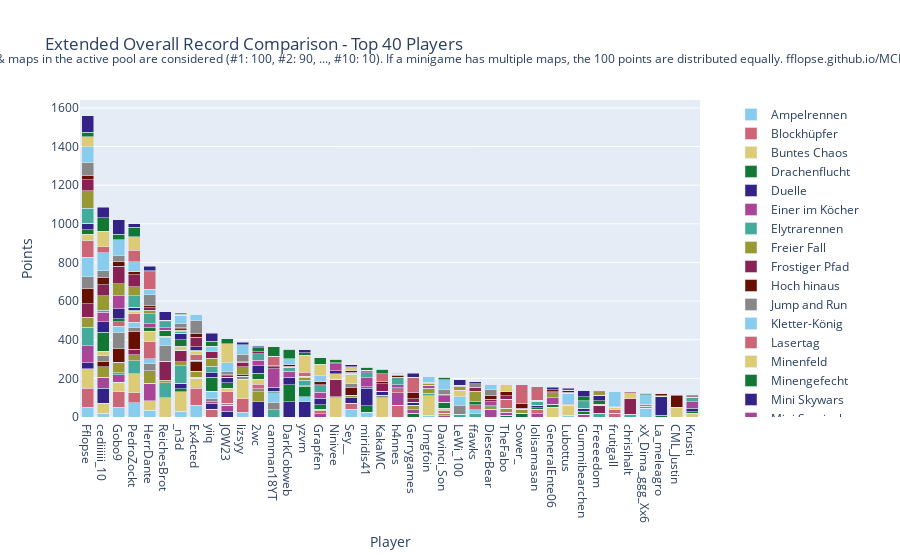

Here is the notebook cell this chart was saved with:
### Code cell
import plotly.graph_objects as go

# Sum all columns to get the total score
outDf['Total'] = outDf.sum(axis=1)

# Sort by total score and fill N/A values with 0
outDf = outDf.sort_values(by='Total', ascending=False).fillna(0)

# Crop to top 10 players
cropDf = outDf.head(40).copy()

# Drop the 'Total' column for plotting
cropDf = cropDf.drop(columns=['Total'])

# Create a color palette
color_palette = px.colors.qualitative.Safe

# Create the stacked bar plot
fig = go.Figure()

for column in cropDf.columns.difference(['Player']):
    fig.add_trace(go.Bar(
        x=cropDf.index,
        y=cropDf[column],
        name=column,
        marker_color=color_palette[len(fig.data) % len(color_palette)]
    ))

# Update layout
fig.update_layout(
    barmode='stack',
    title='Extended Overall Record Comparison - Top 40 Players',
    xaxis=dict(title='Player'),
    yaxis=dict(title='Points'),
    #height=800,
    #width=1000,
    legend=dict(
        x=1.05,
        y=0.5,
        traceorder='normal',
        font=dict(size=12),
        bgcolor='rgba(255, 255, 255, 0)',
        bordercolor='rgba(0, 0, 0, 0)'
    ),
    margin=dict(r=200),  # Adjust right margin to make room for the legend
    annotations=[
        dict(
            x=0.5,
            y=1.1635,
            xref='paper',
            yref='paper',
            text='Max 100 points per minigame. Records #1 through #10 of games & maps in the active pool are considered (#1: 100, #2: 90, ..., #10: 10). If a minigame has multiple maps, the 100 points are distributed equally. fflopse.github.io/MCP-Records/data-analysis/global-ranking.ipynb',
            showarrow=False,
            font=dict(size=12),
            xanchor='center'
        )
    ]
)

fig.show()

# save the plot as an html file

fig.write_html('out/ext_overall_record_comparison.html')

### Figure 1 — Plotly figure (JSON) as saved in the notebook; plotly's stock layout.template omitted (floating-point values rounded to 4 significant figures)
{"data": [{"marker": {"color": "rgb(136, 204, 238)"}, "name": "Ampelrennen", "type": "bar", "x": ["Fflopse", "cediiiiii_10", "Gobo9", "PedroZockt", "HerrDante", "ReichesBrot", "_n3d", "Ex4cted", "yiiq", "JOW23", "lizsyy", "2wc", "camman18YT", "DarkCobweb", "yzvm", "Grapfen", "Ninivee", "Sey__", "miridis41", "KakaMC", "h4nnes", "Gerrygames", "Umgfoin", "Davinci_Son", "LeWi_100", "ffawks", "DieserBear", "TheFabo", "Sower_", "lolisamasan", "GeneralEnte06", "Lubottus", "Gummibearchen", "Freeeedom", "frutigall", "chrisihalt", "xX_Dima_ggg_Xx6", "La_meleagro", "CML_Justin", "Krusti"], "y": [50, 20, 50, 75, 35, 0, 30, 60, 0, 0, 25, 0, 0, 0, 0, 0, 0, 40, 25, 0, 0, 0, 10, 0, 0, 0, 0, 0, 0, 0, 0, 10, 0, 0, 0, 0, 0, 0, 0, 0]}, {"marker": {"color": "rgb(204, 102, 119)"}, "name": "Blockhüpfer", "type": "bar", "x": ["Fflopse", "cediiiiii_10", "Gobo9", "PedroZockt", "HerrDante", "ReichesBrot", "_n3d", "Ex4cted", "yiiq", "JOW23", "lizsyy", "2wc", "camman18YT", "DarkCobweb", "yzvm", "Grapfen", "Ninivee", "Sey__", "miridis41", "KakaMC", "h4nnes", "Gerrygames", "Umgfoin", "Davinci_Son", "LeWi_100", "ffawks", "DieserBear", "TheFabo", "Sower_", "lolisamasan", "GeneralEnte06", "Lubottus", "Gummibearchen", "Freeeedom", "frutigall", "chrisihalt", "xX_Dima_ggg_Xx6", "La_meleagro", "CML_Justin", "Krusti"], "y": [100, 0, 80, 50, 0, 0, 0, 90, 40, 0, 70, 0, 0, 0, 0, 0, 0, 30, 0, 0, 60, 0, 0, 0, 0, 0, 0, 0, 0, 0, 0, 0, 0, 0, 20, 0, 0, 0, 0, 0]}, {"marker": {"color": "rgb(221, 204, 119)"}, "name": "Buntes Chaos", "type": "bar", "x": ["Fflopse", "cediiiiii_10", "Gobo9", "PedroZockt", "HerrDante", "ReichesBrot", "_n3d", "Ex4cted", "yiiq", "JOW23", "lizsyy", "2wc", "camman18YT", "DarkCobweb", "yzvm", "Grapfen", "Ninivee", "Sey__", "miridis41", "KakaMC", "h4nnes", "Gerrygames", "Umgfoin", "Davinci_Son", "LeWi_100", "ffawks", "DieserBear", "TheFabo", "Sower_", "lolisamasan", "GeneralEnte06", "Lubottus", "Gummibearchen", "Freeeedom", "frutigall", "chrisihalt", "xX_Dima_ggg_Xx6", "La_meleagro", "CML_Justin", "Krusti"], "y": [100, 50, 50, 100, 50, 100, 100, 50, 0, 0, 100, 0, 0, 0, 0, 0, 100, 0, 0, 100, 0, 0, 100, 0, 0, 0, 0, 0, 0, 0, 50, 50, 0, 0, 0, 0, 0, 0, 50, 0]}, {"marker": {"color": "rgb(17, 119, 51)"}, "name": "Drachenflucht", "type": "bar", "x": ["Fflopse", "cediiiiii_10", "Gobo9", "PedroZockt", "HerrDante", "ReichesBrot", "_n3d", "Ex4cted", "yiiq", "JOW23", "lizsyy", "2wc", "camman18YT", "DarkCobweb", "yzvm", "Grapfen", "Ninivee", "Sey__", "miridis41", "KakaMC", "h4nnes", "Gerrygames", "Umgfoin", "Davinci_Son", "LeWi_100", "ffawks", "DieserBear", "TheFabo", "Sower_", "lolisamasan", "GeneralEnte06", "Lubottus", "Gummibearchen", "Freeeedom", "frutigall", "chrisihalt", "xX_Dima_ggg_Xx6", "La_meleagro", "CML_Justin", "Krusti"], "y": [0, 0, 0, 0, 0, 0, 16, 0, 0, 0, 0, 0, 0, 0, 0, 0, 0, 0, 34, 0, 0, 20, 0, 0, 0, 0, 0, 8, 20, 0, 0, 0, 0, 0, 0, 0, 0, 8, 0, 0]}, {"marker": {"color": "rgb(51, 34, 136)"}, "name": "Duelle", "type": "bar", "x": ["Fflopse", "cediiiiii_10", "Gobo9", "PedroZockt", "HerrDante", "ReichesBrot", "_n3d", "Ex4cted", "yiiq", "JOW23", "lizsyy", "2wc", "camman18YT", "DarkCobweb", "yzvm", "Grapfen", "Ninivee", "Sey__", "miridis41", "KakaMC", "h4nnes", "Gerrygames", "Umgfoin", "Davinci_Son", "LeWi_100", "ffawks", "DieserBear", "TheFabo", "Sower_", "lolisamasan", "GeneralEnte06", "Lubottus", "Gummibearchen", "Freeeedom", "frutigall", "chrisihalt", "xX_Dima_ggg_Xx6", "La_meleagro", "CML_Justin", "Krusti"], "y": [30, 80, 0, 0, 0, 0, 30, 0, 30, 30, 0, 80, 0, 80, 80, 0, 0, 30, 90, 0, 0, 0, 0, 0, 0, 0, 0, 0, 0, 0, 0, 0, 0, 0, 0, 0, 0, 100, 0, 0]}, {"marker": {"color": "rgb(170, 68, 153)"}, "name": "Einer im Köcher", "type": "bar", "x": ["Fflopse", "cediiiiii_10", "Gobo9", "PedroZockt", "HerrDante", "ReichesBrot", "_n3d", "Ex4cted", "yiiq", "JOW23", "lizsyy", "2wc", "camman18YT", "DarkCobweb", "yzvm", "Grapfen", "Ninivee", "Sey__", "miridis41", "KakaMC", "h4nnes", "Gerrygames", "Umgfoin", "Davinci_Son", "LeWi_100", "ffawks", "DieserBear", "TheFabo", "Sower_", "lolisamasan", "GeneralEnte06", "Lubottus", "Gummibearchen", "Freeeedom", "frutigall", "chrisihalt", "xX_Dima_ggg_Xx6", "La_meleagro", "CML_Justin", "Krusti"], "y": [90, 56.67, 40, 0, 90, 0, 0, 6.667, 10, 30, 0, 0, 0, 0, 0, 16.67, 0, 0, 6.667, 0, 66.67, 16.67, 0, 6.667, 0, 0, 40, 16.67, 0, 16.67, 0, 0, 13.33, 0, 0, 0, 0, 0, 0, 0]}, {"marker": {"color": "rgb(68, 170, 153)"}, "name": "Elytrarennen", "type": "bar", "x": ["Fflopse", "cediiiiii_10", "Gobo9", "PedroZockt", "HerrDante", "ReichesBrot", "_n3d", "Ex4cted", "yiiq", "JOW23", "lizsyy", "2wc", "camman18YT", "DarkCobweb", "yzvm", "Grapfen", "Ninivee", "Sey__", "miridis41", "KakaMC", "h4nnes", "Gerrygames", "Umgfoin", "Davinci_Son", "LeWi_100", "ffawks", "DieserBear", "TheFabo", "Sower_", "lolisamasan", "GeneralEnte06", "Lubottus", "Gummibearchen", "Freeeedom", "frutigall", "chrisihalt", "xX_Dima_ggg_Xx6", "La_meleagro", "CML_Justin", "Krusti"], "y": [93.33, 0, 10, 66.67, 0, 76.67, 90, 0, 0, 0, 0, 0, 36.67, 0, 0, 0, 0, 0, 0, 0, 0, 0, 13.33, 0, 13.33, 16.67, 0, 0, 0, 0, 0, 0, 0, 20, 0, 13.33, 0, 0, 0, 0]}, {"marker": {"color": "rgb(153, 153, 51)"}, "name": "Freier Fall", "type": "bar", "x": ["Fflopse", "cediiiiii_10", "Gobo9", "PedroZockt", "HerrDante", "ReichesBrot", "_n3d", "Ex4cted", "yiiq", "JOW23", "lizsyy", "2wc", "camman18YT", "DarkCobweb", "yzvm", "Grapfen", "Ninivee", "Sey__", "miridis41", "KakaMC", "h4nnes", "Gerrygames", "Umgfoin", "Davinci_Son", "LeWi_100", "ffawks", "DieserBear", "TheFabo", "Sower_", "lolisamasan", "GeneralEnte06", "Lubottus", "Gummibearchen", "Freeeedom", "frutigall", "chrisihalt", "xX_Dima_ggg_Xx6", "La_meleagro", "CML_Justin", "Krusti"], "y": [52.5, 52.5, 52.5, 30, 65, 12.5, 20, 30, 0, 0, 0, 50, 0, 0, 0, 0, 5, 12.5, 0, 0, 0, 25, 22.5, 12.5, 0, 0, 12.5, 20, 20, 0, 0, 0, 0, 0, 0, 0, 0, 0, 0, 0]}, {"marker": {"color": "rgb(136, 34, 85)"}, "name": "Frostiger Pfad", "type": "bar", "x": ["Fflopse", "cediiiiii_10", "Gobo9", "PedroZockt", "HerrDante", "ReichesBrot", "_n3d", "Ex4cted", "yiiq", "JOW23", "lizsyy", "2wc", "camman18YT", "DarkCobweb", "yzvm", "Grapfen", "Ninivee", "Sey__", "miridis41", "KakaMC", "h4nnes", "Gerrygames", "Umgfoin", "Davinci_Son", "LeWi_100", "ffawks", "DieserBear", "TheFabo", "Sower_", "lolisamasan", "GeneralEnte06", "Lubottus", "Gummibearchen", "Freeeedom", "frutigall", "chrisihalt", "xX_Dima_ggg_Xx6", "La_meleagro", "CML_Justin", "Krusti"], "y": [70, 0, 0, 30, 0, 100, 60, 0, 0, 0, 0, 0, 0, 0, 0, 0, 90, 0, 0, 0, 0, 0, 0, 0, 0, 0, 0, 0, 0, 0, 0, 0, 0, 40, 0, 80, 0, 0, 0, 0]}, {"marker": {"color": "rgb(102, 17, 0)"}, "name": "Hoch hinaus", "type": "bar", "x": ["Fflopse", "cediiiiii_10", "Gobo9", "PedroZockt", "HerrDante", "ReichesBrot", "_n3d", "Ex4cted", "yiiq", "JOW23", "lizsyy", "2wc", "camman18YT", "DarkCobweb", "yzvm", "Grapfen", "Ninivee", "Sey__", "miridis41", "KakaMC", "h4nnes", "Gerrygames", "Umgfoin", "Davinci_Son", "LeWi_100", "ffawks", "DieserBear", "TheFabo", "Sower_", "lolisamasan", "GeneralEnte06", "Lubottus", "Gummibearchen", "Freeeedom", "frutigall", "chrisihalt", "xX_Dima_ggg_Xx6", "La_meleagro", "CML_Justin", "Krusti"], "y": [80, 30, 70, 90, 0, 0, 0, 50, 0, 0, 0, 0, 0, 0, 0, 0, 0, 40, 0, 0, 0, 0, 0, 0, 0, 0, 0, 0, 0, 0, 0, 0, 0, 0, 0, 0, 0, 0, 60, 0]}, {"marker": {"color": "rgb(136, 136, 136)"}, "name": "Jump and Run", "type": "bar", "x": ["Fflopse", "cediiiiii_10", "Gobo9", "PedroZockt", "HerrDante", "ReichesBrot", "_n3d", "Ex4cted", "yiiq", "JOW23", "lizsyy", "2wc", "camman18YT", "DarkCobweb", "yzvm", "Grapfen", "Ninivee", "Sey__", "miridis41", "KakaMC", "h4nnes", "Gerrygames", "Umgfoin", "Davinci_Son", "LeWi_100", "ffawks", "DieserBear", "TheFabo", "Sower_", "lolisamasan", "GeneralEnte06", "Lubottus", "Gummibearchen", "Freeeedom", "frutigall", "chrisihalt", "xX_Dima_ggg_Xx6", "La_meleagro", "CML_Justin", "Krusti"], "y": [60, 26.67, 86.67, 23.33, 36.67, 80, 0, 6.667, 13.33, 10, 16.67, 16.67, 40, 0, 0, 0, 0, 20, 0, 13.33, 0, 0, 0, 0, 46.67, 0, 0, 0, 0, 0, 0, 6.667, 0, 0, 0, 0, 0, 0, 0, 0]}, {"marker": {"color": "rgb(136, 204, 238)"}, "name": "Kletter-König", "type": "bar", "x": ["Fflopse", "cediiiiii_10", "Gobo9", "PedroZockt", "HerrDante", "ReichesBrot", "_n3d", "Ex4cted", "yiiq", "JOW23", "lizsyy", "2wc", "camman18YT", "DarkCobweb", "yzvm", "Grapfen", "Ninivee", "Sey__", "miridis41", "KakaMC", "h4nnes", "Gerrygames", "Umgfoin", "Davinci_Son", "LeWi_100", "ffawks", "DieserBear", "TheFabo", "Sower_", "lolisamasan", "GeneralEnte06", "Lubottus", "Gummibearchen", "Freeeedom", "frutigall", "chrisihalt", "xX_Dima_ggg_Xx6", "La_meleagro", "CML_Justin", "Krusti"], "y": [100, 0, 30, 25, 25, 40, 0, 0, 40, 0, 0, 0, 50, 0, 25, 0, 0, 0, 0, 0, 0, 0, 0, 0, 45, 20, 0, 0, 0, 0, 0, 55, 0, 0, 0, 0, 45, 0, 0, 0]}, {"marker": {"color": "rgb(204, 102, 119)"}, "name": "Lasertag", "type": "bar", "x": ["Fflopse", "cediiiiii_10", "Gobo9", "PedroZockt", "HerrDante", "ReichesBrot", "_n3d", "Ex4cted", "yiiq", "JOW23", "lizsyy", "2wc", "camman18YT", "DarkCobweb", "yzvm", "Grapfen", "Ninivee", "Sey__", "miridis41", "KakaMC", "h4nnes", "Gerrygames", "Umgfoin", "Davinci_Son", "LeWi_100", "ffawks", "DieserBear", "TheFabo", "Sower_", "lolisamasan", "GeneralEnte06", "Lubottus", "Gummibearchen", "Freeeedom", "frutigall", "chrisihalt", "xX_Dima_ggg_Xx6", "La_meleagro", "CML_Justin", "Krusti"], "y": [86.67, 0, 23.33, 43.33, 86.67, 0, 0, 30, 0, 60, 0, 23.33, 0, 0, 0, 16.67, 0, 0, 0, 0, 20, 0, 0, 13.33, 0, 26.67, 0, 46.67, 0, 23.33, 0, 0, 0, 0, 16.67, 0, 0, 0, 0, 0]}, {"marker": {"color": "rgb(221, 204, 119)"}, "name": "Minenfeld", "type": "bar", "x": ["Fflopse", "cediiiiii_10", "Gobo9", "PedroZockt", "HerrDante", "ReichesBrot", "_n3d", "Ex4cted", "yiiq", "JOW23", "lizsyy", "2wc", "camman18YT", "DarkCobweb", "yzvm", "Grapfen", "Ninivee", "Sey__", "miridis41", "KakaMC", "h4nnes", "Gerrygames", "Umgfoin", "Davinci_Son", "LeWi_100", "ffawks", "DieserBear", "TheFabo", "Sower_", "lolisamasan", "GeneralEnte06", "Lubottus", "Gummibearchen", "Freeeedom", "frutigall", "chrisihalt", "xX_Dima_ggg_Xx6", "La_meleagro", "CML_Justin", "Krusti"], "y": [33.33, 23.33, 0, 13.33, 56.67, 10, 20, 16.67, 0, 20, 0, 26.67, 0, 0, 0, 6.667, 30, 50, 0, 0, 0, 0, 0, 13.33, 33.33, 0, 0, 0, 0, 0, 0, 0, 0, 6.667, 13.33, 33.33, 0, 0, 0, 20]}, {"marker": {"color": "rgb(17, 119, 51)"}, "name": "Minengefecht", "type": "bar", "x": ["Fflopse", "cediiiiii_10", "Gobo9", "PedroZockt", "HerrDante", "ReichesBrot", "_n3d", "Ex4cted", "yiiq", "JOW23", "lizsyy", "2wc", "camman18YT", "DarkCobweb", "yzvm", "Grapfen", "Ninivee", "Sey__", "miridis41", "KakaMC", "h4nnes", "Gerrygames", "Umgfoin", "Davinci_Son", "LeWi_100", "ffawks", "DieserBear", "TheFabo", "Sower_", "lolisamasan", "GeneralEnte06", "Lubottus", "Gummibearchen", "Freeeedom", "frutigall", "chrisihalt", "xX_Dima_ggg_Xx6", "La_meleagro", "CML_Justin", "Krusti"], "y": [23.33, 100, 16.67, 6.667, 16.67, 30, 33.33, 6.667, 73.33, 26.67, 0, 30, 6.667, 86.67, 53.33, 23.33, 0, 0, 0, 0, 0, 0, 0, 30, 0, 16.67, 6.667, 0, 0, 6.667, 16.67, 0, 16.67, 16.67, 0, 0, 0, 0, 0, 6.667]}, {"marker": {"color": "rgb(51, 34, 136)"}, "name": "Mini Skywars", "type": "bar", "x": ["Fflopse", "cediiiiii_10", "Gobo9", "PedroZockt", "HerrDante", "ReichesBrot", "_n3d", "Ex4cted", "yiiq", "JOW23", "lizsyy", "2wc", "camman18YT", "DarkCobweb", "yzvm", "Grapfen", "Ninivee", "Sey__", "miridis41", "KakaMC", "h4nnes", "Gerrygames", "Umgfoin", "Davinci_Son", "LeWi_100", "ffawks", "DieserBear", "TheFabo", "Sower_", "lolisamasan", "GeneralEnte06", "Lubottus", "Gummibearchen", "Freeeedom", "frutigall", "chrisihalt", "xX_Dima_ggg_Xx6", "La_meleagro", "CML_Justin", "Krusti"], "y": [34, 54, 52, 14, 0, 0, 34, 16, 22, 30, 6, 38, 20, 38, 4, 34, 14, 0, 0, 20, 6, 14, 4, 0, 0, 0, 0, 0, 0, 14, 0, 0, 16, 28, 0, 0, 0, 0, 0, 18]}, {"marker": {"color": "rgb(170, 68, 153)"}, "name": "Mini Survivalgames", "type": "bar", "x": ["Fflopse", "cediiiiii_10", "Gobo9", "PedroZockt", "HerrDante", "ReichesBrot", "_n3d", "Ex4cted", "yiiq", "JOW23", "lizsyy", "2wc", "camman18YT", "DarkCobweb", "yzvm", "Grapfen", "Ninivee", "Sey__", "miridis41", "KakaMC", "h4nnes", "Gerrygames", "Umgfoin", "Davinci_Son", "LeWi_100", "ffawks", "DieserBear", "TheFabo", "Sower_", "lolisamasan", "GeneralEnte06", "Lubottus", "Gummibearchen", "Freeeedom", "frutigall", "chrisihalt", "xX_Dima_ggg_Xx6", "La_meleagro", "CML_Justin", "Krusti"], "y": [0, 50, 66.67, 0, 20, 13.33, 0, 0, 0, 0, 0, 30, 96.67, 33.33, 0, 30, 36.67, 0, 46.67, 0, 13.33, 0, 13.33, 33.33, 0, 0, 20, 0, 0, 0, 33.33, 0, 0, 0, 0, 0, 0, 0, 0, 33.33]}, {"marker": {"color": "rgb(68, 170, 153)"}, "name": "Paintball", "type": "bar", "x": ["Fflopse", "cediiiiii_10", "Gobo9", "PedroZockt", "HerrDante", "ReichesBrot", "_n3d", "Ex4cted", "yiiq", "JOW23", "lizsyy", "2wc", "camman18YT", "DarkCobweb", "yzvm", "Grapfen", "Ninivee", "Sey__", "miridis41", "KakaMC", "h4nnes", "Gerrygames", "Umgfoin", "Davinci_Son", "LeWi_100", "ffawks", "DieserBear", "TheFabo", "Sower_", "lolisamasan", "GeneralEnte06", "Lubottus", "Gummibearchen", "Freeeedom", "frutigall", "chrisihalt", "xX_Dima_ggg_Xx6", "La_meleagro", "CML_Justin", "Krusti"], "y": [76.67, 10, 0, 60, 53.33, 30, 10, 0, 33.33, 0, 0, 33.33, 0, 20, 26.67, 33.33, 0, 0, 26.67, 0, 36.67, 0, 0, 0, 0, 0, 0, 0, 0, 20, 0, 0, 33.33, 0, 0, 0, 10, 0, 0, 23.33]}, {"marker": {"color": "rgb(153, 153, 51)"}, "name": "Pferderennen", "type": "bar", "x": ["Fflopse", "cediiiiii_10", "Gobo9", "PedroZockt", "HerrDante", "ReichesBrot", "_n3d", "Ex4cted", "yiiq", "JOW23", "lizsyy", "2wc", "camman18YT", "DarkCobweb", "yzvm", "Grapfen", "Ninivee", "Sey__", "miridis41", "KakaMC", "h4nnes", "Gerrygames", "Umgfoin", "Davinci_Son", "LeWi_100", "ffawks", "DieserBear", "TheFabo", "Sower_", "lolisamasan", "GeneralEnte06", "Lubottus", "Gummibearchen", "Freeeedom", "frutigall", "chrisihalt", "xX_Dima_ggg_Xx6", "La_meleagro", "CML_Justin", "Krusti"], "y": [91.67, 75, 61.67, 46.67, 16.67, 0, 5, 0, 43.33, 0, 41.67, 0, 0, 0, 13.33, 0, 0, 5, 0, 0, 0, 0, 8.333, 0, 21.67, 53.33, 0, 0, 0, 0, 25, 0, 0, 20, 0, 0, 0, 0, 0, 0]}, {"marker": {"color": "rgb(136, 34, 85)"}, "name": "Replika", "type": "bar", "x": ["Fflopse", "cediiiiii_10", "Gobo9", "PedroZockt", "HerrDante", "ReichesBrot", "_n3d", "Ex4cted", "yiiq", "JOW23", "lizsyy", "2wc", "camman18YT", "DarkCobweb", "yzvm", "Grapfen", "Ninivee", "Sey__", "miridis41", "KakaMC", "h4nnes", "Gerrygames", "Umgfoin", "Davinci_Son", "LeWi_100", "ffawks", "DieserBear", "TheFabo", "Sower_", "lolisamasan", "GeneralEnte06", "Lubottus", "Gummibearchen", "Freeeedom", "frutigall", "chrisihalt", "xX_Dima_ggg_Xx6", "La_meleagro", "CML_Justin", "Krusti"], "y": [56.73, 56.73, 90.96, 61.92, 12.6, 5.865, 9.038, 50.77, 31.35, 6.731, 24.71, 8.942, 8.942, 5.865, 4.038, 6.25, 4.038, 4.038, 5, 38.75, 3.846, 17.98, 3.846, 6.25, 4.038, 17.4, 12.5, 18.94, 5.962, 4.038, 4.615, 7.308, 5.769, 4.135, 3.846, 3.462, 4.423, 3.077, 5, 3.846]}, {"marker": {"color": "rgb(102, 17, 0)"}, "name": "Sammelwahn", "type": "bar", "x": ["Fflopse", "cediiiiii_10", "Gobo9", "PedroZockt", "HerrDante", "ReichesBrot", "_n3d", "Ex4cted", "yiiq", "JOW23", "lizsyy", "2wc", "camman18YT", "DarkCobweb", "yzvm", "Grapfen", "Ninivee", "Sey__", "miridis41", "KakaMC", "h4nnes", "Gerrygames", "Umgfoin", "Davinci_Son", "LeWi_100", "ffawks", "DieserBear", "TheFabo", "Sower_", "lolisamasan", "GeneralEnte06", "Lubottus", "Gummibearchen", "Freeeedom", "frutigall", "chrisihalt", "xX_Dima_ggg_Xx6", "La_meleagro", "CML_Justin", "Krusti"], "y": [21.5, 36.5, 26.25, 17.25, 10.75, 3.5, 4.75, 17.25, 0, 4.25, 5, 0, 6.25, 6.75, 4.5, 16.25, 2.25, 8.75, 7, 11, 5.75, 32.5, 5.25, 3.25, 0, 3, 21.5, 19.25, 21.75, 1.25, 11.75, 10.25, 0, 0, 0.5, 1.25, 6, 11, 3.25, 4.5]}, {"marker": {"color": "rgb(136, 136, 136)"}, "name": "Schießstand", "type": "bar", "x": ["Fflopse", "cediiiiii_10", "Gobo9", "PedroZockt", "HerrDante", "ReichesBrot", "_n3d", "Ex4cted", "yiiq", "JOW23", "lizsyy", "2wc", "camman18YT", "DarkCobweb", "yzvm", "Grapfen", "Ninivee", "Sey__", "miridis41", "KakaMC", "h4nnes", "Gerrygames", "Umgfoin", "Davinci_Son", "LeWi_100", "ffawks", "DieserBear", "TheFabo", "Sower_", "lolisamasan", "GeneralEnte06", "Lubottus", "Gummibearchen", "Freeeedom", "frutigall", "chrisihalt", "xX_Dima_ggg_Xx6", "La_meleagro", "CML_Justin", "Krusti"], "y": [70, 35, 30, 0, 57.5, 0, 20, 67.5, 0, 17.5, 35, 0, 0, 0, 0, 0, 0, 0, 0, 0, 10, 0, 0, 25, 0, 17.5, 27.5, 0, 0, 0, 0, 0, 0, 0, 0, 0, 0, 0, 0, 0]}, {"marker": {"color": "rgb(136, 204, 238)"}, "name": "Spleef", "type": "bar", "x": ["Fflopse", "cediiiiii_10", "Gobo9", "PedroZockt", "HerrDante", "ReichesBrot", "_n3d", "Ex4cted", "yiiq", "JOW23", "lizsyy", "2wc", "camman18YT", "DarkCobweb", "yzvm", "Grapfen", "Ninivee", "Sey__", "miridis41", "KakaMC", "h4nnes", "Gerrygames", "Umgfoin", "Davinci_Son", "LeWi_100", "ffawks", "DieserBear", "TheFabo", "Sower_", "lolisamasan", "GeneralEnte06", "Lubottus", "Gummibearchen", "Freeeedom", "frutigall", "chrisihalt", "xX_Dima_ggg_Xx6", "La_meleagro", "CML_Justin", "Krusti"], "y": [80, 95, 80, 50, 30, 0, 45, 30, 30, 45, 50, 0, 0, 30, 0, 30, 0, 0, 0, 0, 0, 0, 30, 50, 0, 0, 30, 0, 0, 0, 0, 0, 0, 0, 80, 0, 50, 0, 0, 0]}, {"marker": {"color": "rgb(204, 102, 119)"}, "name": "Todeswürfel", "type": "bar", "x": ["Fflopse", "cediiiiii_10", "Gobo9", "PedroZockt", "HerrDante", "ReichesBrot", "_n3d", "Ex4cted", "yiiq", "JOW23", "lizsyy", "2wc", "camman18YT", "DarkCobweb", "yzvm", "Grapfen", "Ninivee", "Sey__", "miridis41", "KakaMC", "h4nnes", "Gerrygames", "Umgfoin", "Davinci_Son", "LeWi_100", "ffawks", "DieserBear", "TheFabo", "Sower_", "lolisamasan", "GeneralEnte06", "Lubottus", "Gummibearchen", "Freeeedom", "frutigall", "chrisihalt", "xX_Dima_ggg_Xx6", "La_meleagro", "CML_Justin", "Krusti"], "y": [0, 30, 0, 60, 90, 0, 0, 0, 0, 0, 0, 0, 50, 0, 20, 0, 0, 0, 0, 40, 0, 80, 0, 0, 0, 0, 0, 0, 100, 70, 0, 0, 0, 0, 0, 0, 0, 0, 0, 0]}, {"marker": {"color": "rgb(221, 204, 119)"}, "name": "Waffenfolge", "type": "bar", "x": ["Fflopse", "cediiiiii_10", "Gobo9", "PedroZockt", "HerrDante", "ReichesBrot", "_n3d", "Ex4cted", "yiiq", "JOW23", "lizsyy", "2wc", "camman18YT", "DarkCobweb", "yzvm", "Grapfen", "Ninivee", "Sey__", "miridis41", "KakaMC", "h4nnes", "Gerrygames", "Umgfoin", "Davinci_Son", "LeWi_100", "ffawks", "DieserBear", "TheFabo", "Sower_", "lolisamasan", "GeneralEnte06", "Lubottus", "Gummibearchen", "Freeeedom", "frutigall", "chrisihalt", "xX_Dima_ggg_Xx6", "La_meleagro", "CML_Justin", "Krusti"], "y": [50, 80, 0, 70, 0, 0, 0, 0, 0, 100, 0, 0, 0, 0, 90, 60, 0, 20, 0, 0, 0, 0, 0, 0, 0, 0, 0, 40, 0, 0, 0, 0, 0, 0, 0, 0, 0, 0, 0, 0]}, {"marker": {"color": "rgb(17, 119, 51)"}, "name": "Walls", "type": "bar", "x": ["Fflopse", "cediiiiii_10", "Gobo9", "PedroZockt", "HerrDante", "ReichesBrot", "_n3d", "Ex4cted", "yiiq", "JOW23", "lizsyy", "2wc", "camman18YT", "DarkCobweb", "yzvm", "Grapfen", "Ninivee", "Sey__", "miridis41", "KakaMC", "h4nnes", "Gerrygames", "Umgfoin", "Davinci_Son", "LeWi_100", "ffawks", "DieserBear", "TheFabo", "Sower_", "lolisamasan", "GeneralEnte06", "Lubottus", "Gummibearchen", "Freeeedom", "frutigall", "chrisihalt", "xX_Dima_ggg_Xx6", "La_meleagro", "CML_Justin", "Krusti"], "y": [25, 70, 30, 50, 5, 0, 5, 0, 25, 25, 0, 22.5, 47.5, 50, 12.5, 32.5, 17.5, 0, 17.5, 25, 5, 0, 0, 12.5, 0, 0, 0, 0, 0, 0, 0, 7.5, 20, 0, 0, 0, 7.5, 0, 0, 5]}, {"marker": {"color": "rgb(51, 34, 136)"}, "name": "Wettrennen", "type": "bar", "x": ["Fflopse", "cediiiiii_10", "Gobo9", "PedroZockt", "HerrDante", "ReichesBrot", "_n3d", "Ex4cted", "yiiq", "JOW23", "lizsyy", "2wc", "camman18YT", "DarkCobweb", "yzvm", "Grapfen", "Ninivee", "Sey__", "miridis41", "KakaMC", "h4nnes", "Gerrygames", "Umgfoin", "Davinci_Son", "LeWi_100", "ffawks", "DieserBear", "TheFabo", "Sower_", "lolisamasan", "GeneralEnte06", "Lubottus", "Gummibearchen", "Freeeedom", "frutigall", "chrisihalt", "xX_Dima_ggg_Xx6", "La_meleagro", "CML_Justin", "Krusti"], "y": [84, 54, 74, 18, 22, 42, 6, 0, 42, 0, 14, 8, 0, 0, 16, 0, 0, 10, 0, 0, 0, 20, 0, 0, 28, 12, 0, 0, 0, 0, 12, 4, 32, 0, 0, 0, 0, 0, 0, 0]}], "layout": {"annotations": [{"font": {"size": 12}, "showarrow": false, "text": "Max 100 points per minigame. Records #1 through #10 of games & maps in the active pool are considered (#1: 100, #2: 90, ..., #10: 10). If a minigame has multiple maps, the 100 points are distributed equally. fflopse.github.io/MCP-Records/data-analysis/global-ranking.ipynb", "x": 0.5, "xanchor": "center", "xref": "paper", "y": 1.163, "yref": "paper"}], "barmode": "stack", "legend": {"bgcolor": "rgba(255, 255, 255, 0)", "bordercolor": "rgba(0, 0, 0, 0)", "font": {"size": 12}, "traceorder": "normal", "x": 1.05, "y": 0.5}, "margin": {"r": 200}, "title": {"text": "Extended Overall Record Comparison - Top 40 Players"}, "xaxis": {"title": {"text": "Player"}}, "yaxis": {"title": {"text": "Points"}}}}
